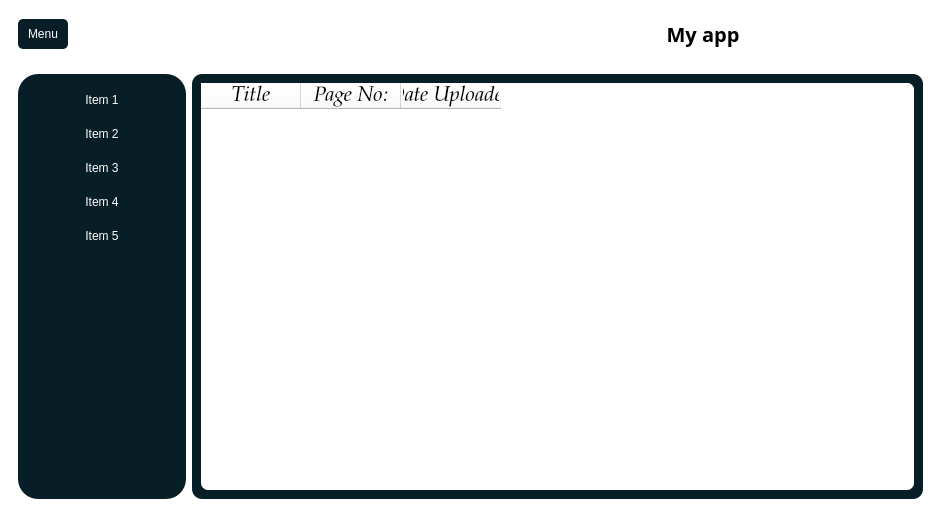
<?xml version="1.0" encoding="UTF-8"?>
<ui version="4.0">
 <class>MainWindow</class>
 <widget class="QMainWindow" name="MainWindow">
  <property name="geometry">
   <rect>
    <x>0</x>
    <y>0</y>
    <width>941</width>
    <height>517</height>
   </rect>
  </property>
  <property name="windowTitle">
   <string>MainWindow</string>
  </property>
  <property name="styleSheet">
   <string notr="true"/>
  </property>
  <widget class="QWidget" name="centralwidget">
   <property name="styleSheet">
    <string notr="true">* {
  border: none;
  background-color: transparent;
  color: #FFF; /* Specify a default color */
}

#centralwidget {
  background-color: white
;
}

#side_menu {
  background-color: #071e26;
  border-radius: 20px;
}

QPushButton {
  padding: 10px;
  background-color: #071e26;
  border-radius: 5px;
}

#main_body {
  background-color: #071e26;
  border-radius: 10px;
}
</string>
   </property>
   <layout class="QVBoxLayout" name="verticalLayout">
    <item alignment="Qt::AlignTop">
     <widget class="QFrame" name="header">
      <property name="minimumSize">
       <size>
        <width>0</width>
        <height>50</height>
       </size>
      </property>
      <property name="frameShape">
       <enum>QFrame::StyledPanel</enum>
      </property>
      <property name="frameShadow">
       <enum>QFrame::Raised</enum>
      </property>
      <layout class="QHBoxLayout" name="horizontalLayout_2">
       <property name="leftMargin">
        <number>0</number>
       </property>
       <property name="topMargin">
        <number>0</number>
       </property>
       <property name="rightMargin">
        <number>0</number>
       </property>
       <property name="bottomMargin">
        <number>0</number>
       </property>
       <item alignment="Qt::AlignLeft">
        <widget class="QFrame" name="frame">
         <property name="frameShape">
          <enum>QFrame::StyledPanel</enum>
         </property>
         <property name="frameShadow">
          <enum>QFrame::Raised</enum>
         </property>
         <layout class="QHBoxLayout" name="horizontalLayout_3">
          <item>
           <widget class="QPushButton" name="pushButton">
            <property name="minimumSize">
             <size>
              <width>0</width>
              <height>30</height>
             </size>
            </property>
            <property name="maximumSize">
             <size>
              <width>16777215</width>
              <height>30</height>
             </size>
            </property>
            <property name="text">
             <string>Menu</string>
            </property>
            <property name="icon">
             <iconset>
              <normaloff>:/icons/New folder/align-justify.svg</normaloff>:/icons/New folder/align-justify.svg</iconset>
            </property>
            <property name="iconSize">
             <size>
              <width>24</width>
              <height>24</height>
             </size>
            </property>
           </widget>
          </item>
         </layout>
        </widget>
       </item>
       <item>
        <widget class="QFrame" name="frame_3">
         <property name="frameShape">
          <enum>QFrame::StyledPanel</enum>
         </property>
         <property name="frameShadow">
          <enum>QFrame::Raised</enum>
         </property>
         <layout class="QVBoxLayout" name="verticalLayout_4">
          <item>
           <widget class="QLabel" name="label">
            <property name="font">
             <font>
              <family>Arial Black</family>
              <pointsize>15</pointsize>
              <weight>75</weight>
              <italic>false</italic>
              <bold>true</bold>
              <strikeout>false</strikeout>
             </font>
            </property>
            <property name="styleSheet">
             <string notr="true">color: black;</string>
            </property>
            <property name="text">
             <string>My app</string>
            </property>
            <property name="alignment">
             <set>Qt::AlignCenter</set>
            </property>
           </widget>
          </item>
         </layout>
        </widget>
       </item>
      </layout>
     </widget>
    </item>
    <item>
     <widget class="QFrame" name="frame_2">
      <property name="sizePolicy">
       <sizepolicy hsizetype="Preferred" vsizetype="Expanding">
        <horstretch>0</horstretch>
        <verstretch>0</verstretch>
       </sizepolicy>
      </property>
      <property name="frameShape">
       <enum>QFrame::StyledPanel</enum>
      </property>
      <property name="frameShadow">
       <enum>QFrame::Raised</enum>
      </property>
      <layout class="QHBoxLayout" name="horizontalLayout">
       <item>
        <widget class="QWidget" name="side_menu" native="true">
         <layout class="QVBoxLayout" name="verticalLayout_2">
          <item alignment="Qt::AlignTop">
           <widget class="QFrame" name="frame_4">
            <property name="minimumSize">
             <size>
              <width>150</width>
              <height>0</height>
             </size>
            </property>
            <property name="maximumSize">
             <size>
              <width>150</width>
              <height>16777215</height>
             </size>
            </property>
            <property name="frameShape">
             <enum>QFrame::StyledPanel</enum>
            </property>
            <property name="frameShadow">
             <enum>QFrame::Raised</enum>
            </property>
            <layout class="QVBoxLayout" name="verticalLayout_3">
             <property name="spacing">
              <number>0</number>
             </property>
             <property name="leftMargin">
              <number>0</number>
             </property>
             <property name="topMargin">
              <number>0</number>
             </property>
             <property name="rightMargin">
              <number>0</number>
             </property>
             <property name="bottomMargin">
              <number>0</number>
             </property>
             <item>
              <widget class="QPushButton" name="pushButton_2">
               <property name="styleSheet">
                <string notr="true"/>
               </property>
               <property name="text">
                <string>Item 1</string>
               </property>
               <property name="icon">
                <iconset>
                 <normaloff>:/icons/New folder/airplay.svg</normaloff>:/icons/New folder/airplay.svg</iconset>
               </property>
              </widget>
             </item>
             <item>
              <widget class="QPushButton" name="pushButton_3">
               <property name="text">
                <string>Item 2</string>
               </property>
               <property name="icon">
                <iconset>
                 <normaloff>:/icons/New folder/award.svg</normaloff>:/icons/New folder/award.svg</iconset>
               </property>
              </widget>
             </item>
             <item>
              <widget class="QPushButton" name="pushButton_4">
               <property name="text">
                <string>Item 3</string>
               </property>
               <property name="icon">
                <iconset>
                 <normaloff>:/icons/New folder/coffee.svg</normaloff>:/icons/New folder/coffee.svg</iconset>
               </property>
              </widget>
             </item>
             <item>
              <widget class="QPushButton" name="pushButton_5">
               <property name="text">
                <string>Item 4</string>
               </property>
               <property name="icon">
                <iconset>
                 <normaloff>:/icons/New folder/music.svg</normaloff>:/icons/New folder/music.svg</iconset>
               </property>
              </widget>
             </item>
             <item>
              <widget class="QPushButton" name="pushButton_6">
               <property name="text">
                <string>Item 5</string>
               </property>
               <property name="icon">
                <iconset>
                 <normaloff>:/icons/New folder/wifi.svg</normaloff>:/icons/New folder/wifi.svg</iconset>
               </property>
              </widget>
             </item>
            </layout>
           </widget>
          </item>
         </layout>
        </widget>
       </item>
       <item>
        <widget class="QFrame" name="main_body">
         <property name="sizePolicy">
          <sizepolicy hsizetype="Expanding" vsizetype="Preferred">
           <horstretch>0</horstretch>
           <verstretch>0</verstretch>
          </sizepolicy>
         </property>
         <property name="frameShape">
          <enum>QFrame::StyledPanel</enum>
         </property>
         <property name="frameShadow">
          <enum>QFrame::Raised</enum>
         </property>
         <layout class="QVBoxLayout" name="verticalLayout_5">
          <item>
           <widget class="QTableWidget" name="tableWidget">
            <property name="styleSheet">
             <string notr="true">background-color: rgb(255, 255, 255);

color:black;
border-radius:7px;
font-family: 'Istok Web'; 
</string>
            </property>
            <column>
             <property name="text">
              <string>Title</string>
             </property>
             <property name="font">
              <font>
               <family>Palatino Linotype</family>
               <pointsize>16</pointsize>
               <italic>true</italic>
              </font>
             </property>
            </column>
            <column>
             <property name="text">
              <string>Page No:</string>
             </property>
             <property name="font">
              <font>
               <family>Palatino Linotype</family>
               <pointsize>16</pointsize>
               <italic>true</italic>
              </font>
             </property>
            </column>
            <column>
             <property name="text">
              <string>Date Uploaded</string>
             </property>
             <property name="font">
              <font>
               <family>Palatino Linotype</family>
               <pointsize>16</pointsize>
               <italic>true</italic>
              </font>
             </property>
            </column>
           </widget>
          </item>
         </layout>
        </widget>
       </item>
      </layout>
      <zorder>main_body</zorder>
      <zorder>side_menu</zorder>
     </widget>
    </item>
   </layout>
  </widget>
 </widget>
 <resources>
  <include location="icons.qrc"/>
 </resources>
 <connections/>
</ui>
